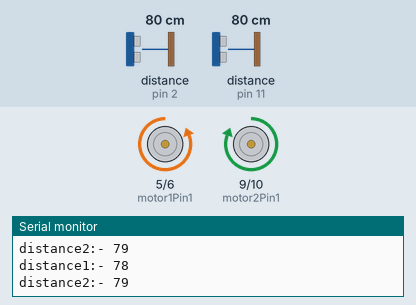
Recording of a sketch running on a simulated Arduino Uno, built with avr-gcc and run on an emulated ATmega328P. On the bench: motor-driver pin pairs drawn as motors (green arrow = first pin HIGH = forward, orange = second pin HIGH = backward, longer = more drive), the last lines printed to the serial monitor. Wiring (inferred from the names in the program): 2 × ultrasonic range finder: trigger pin 3, echo pin 2 / trigger pin 12, echo pin 11. The test bench sets the inputs (shaded band); at power-on: distance to the obstacle (sensors on pin 2, pin 11) 80 cm. The echo pulse lasts 58.3 µs per cm.

Above: at 1.8 s.
1.9 s: distance to the obstacle (sensor on pin 2) set to 120 cm
At 3.2 s:
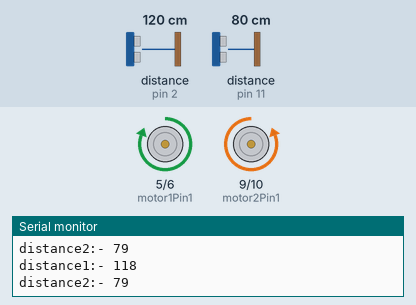
3.5 s: distance to the obstacle (sensor on pin 11) set to 120 cm
At 4.8 s:
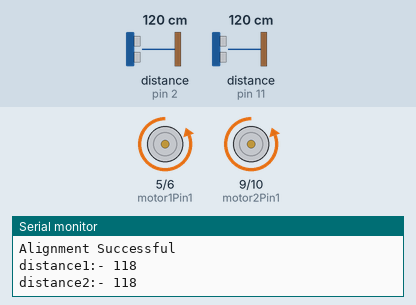
5.5 s: distance to the obstacle (sensor on pin 11) set to 2 cm
At 7.2 s:
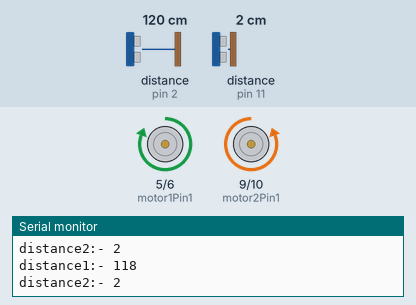
7.5 s: distance to the obstacle (sensor on pin 11) set to 250 cm
At 8.7 s:
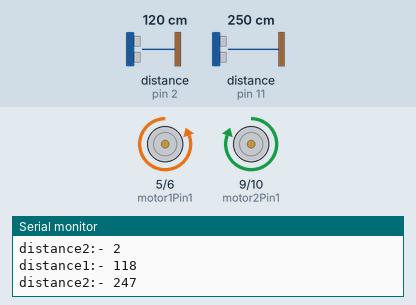
Timing chart, 0 to 10.5 s (numbered marks = the images above; inputs shaded):
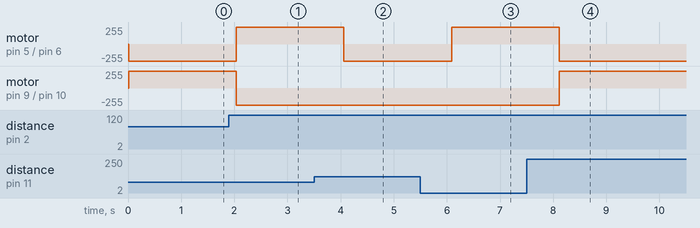

Measured:
- after the input at 1.9 s, motor on pin 5 (motor1Pin1) / pin 6 (motor1Pin2): backward 255/255 → forward 255/255 after 0.13 s; motor on pin 9 (motor2Pin1) / pin 10 (motor2Pin2): forward 255/255 → backward 255/255 after 0.13 s
- after the input at 3.5 s, motor on pin 5 (motor1Pin1) / pin 6 (motor1Pin2): forward 255/255 → backward 255/255 after 0.56 s
- after the input at 5.5 s, motor on pin 5 (motor1Pin1) / pin 6 (motor1Pin2): backward 255/255 → forward 255/255 after 0.59 s
- after the input at 7.5 s, motor on pin 5 (motor1Pin1) / pin 6 (motor1Pin2): forward 255/255 → backward 255/255 after 0.62 s; motor on pin 9 (motor2Pin1) / pin 10 (motor2Pin2): backward 255/255 → forward 255/255 after 0.62 s

The sketch:

ControllingMotorsUsingUSSensors.ino
```cpp
// Right side is considered forward
// Left side is considered backward
// Up side is considered left
// Down side is considered right
# define trigOut1 3  //Left Sensor
#define echoInput1 2
# define trigOut2 12  // Right Sensor
#define echoInput2 11
int duration1 = 0;
int distance1 = 0;

int duration2 = 0;
int distance2 = 0;

int motor1Pin1 = 5; //Left Motor
int motor1Pin2 = 6;
int motor2Pin1 = 9; // Right Motor
int motor2Pin2 = 10;
char choice;
void setup()
{
  pinMode(motor1Pin1, OUTPUT);
  pinMode(motor1Pin2, OUTPUT);
  pinMode(motor2Pin1, OUTPUT);
  pinMode(motor2Pin2, OUTPUT);

  pinMode(trigOut1,OUTPUT);
  pinMode(echoInput1,INPUT);

  pinMode(trigOut2,OUTPUT);
  pinMode(echoInput2,INPUT);
  Serial.begin(9600);
}
void moveForward()
{
  digitalWrite(motor1Pin1, LOW);
  digitalWrite(motor1Pin2, HIGH);
  digitalWrite(motor2Pin1, LOW);
  digitalWrite(motor2Pin2, HIGH);
}
void rotateLeft()
{
  digitalWrite(motor1Pin1, LOW);
  digitalWrite(motor1Pin2, HIGH);
  digitalWrite(motor2Pin1, HIGH);
  digitalWrite(motor2Pin2, LOW);
}
void rotateRight()
{
  digitalWrite(motor1Pin1, HIGH);
  digitalWrite(motor1Pin2, LOW);
  digitalWrite(motor2Pin1, LOW);
  digitalWrite(motor2Pin2, HIGH);
}
void stopBotAt20(int distance1,int distance2){
// In this function we move the bot forward till it is 20cm from the wall
  moveForward();
  if(distance1 == 20 && distance2==20){
  digitalWrite(motor1Pin1, LOW);
  digitalWrite(motor1Pin2, LOW);
  digitalWrite(motor2Pin1, LOW);
  digitalWrite(motor2Pin2, LOW);
  }
}


bool alignBot(int distance1,int distance2)
{
  //In this function we are alligning the bot parallel to the bot and when that is done
  // we return a true value so the bot can start moving forward till it's 20 cm from the wall
if(distance1 > distance2){
      rotateRight();
    }
    if(distance2 > distance1){
      rotateLeft();
    }
  if(distance1 == distance2){
    Serial.println("Alignment Successful");
  digitalWrite(motor1Pin1, LOW);
  digitalWrite(motor1Pin2, LOW);
  digitalWrite(motor2Pin1, LOW);
  digitalWrite(motor2Pin2, LOW);
    return true;
  }

  return false;
}

void loop()
{

    digitalWrite(trigOut1,LOW);
  delayMicroseconds(2);

  digitalWrite(trigOut1,HIGH);
  delayMicroseconds(10);
  digitalWrite(trigOut1,LOW);
  duration1 = pulseIn(echoInput1,HIGH);


  distance1 = (duration1)*(0.034)/2;


    digitalWrite(trigOut2,LOW);
  delayMicroseconds(2);

  digitalWrite(trigOut2,HIGH);
  delayMicroseconds(10);
  digitalWrite(trigOut2,LOW);
  duration2 = pulseIn(echoInput2,HIGH);


  distance2 = (duration2)*(0.034)/2;
  if(distance1 < 50 && distance2 < 50)
  {
    Serial.println("Wall Detected");
  }
  if(alignBot(distance1,distance2) == true)
  {stopBotAt20(distance1,distance2);}


    Serial.print("distance1:- ");
  Serial.println(distance1);

    Serial.print("distance2:- ");
  Serial.println(distance2);

  delay(1000);
}
```
